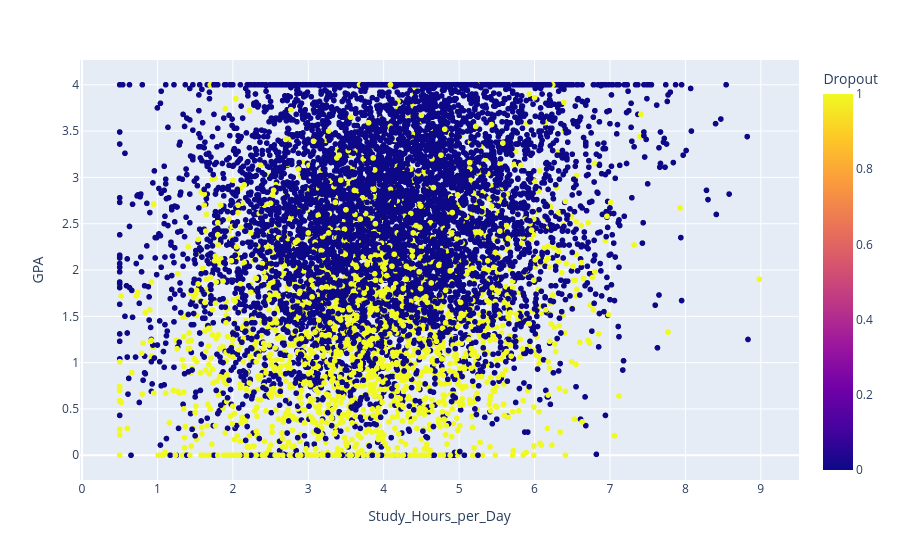
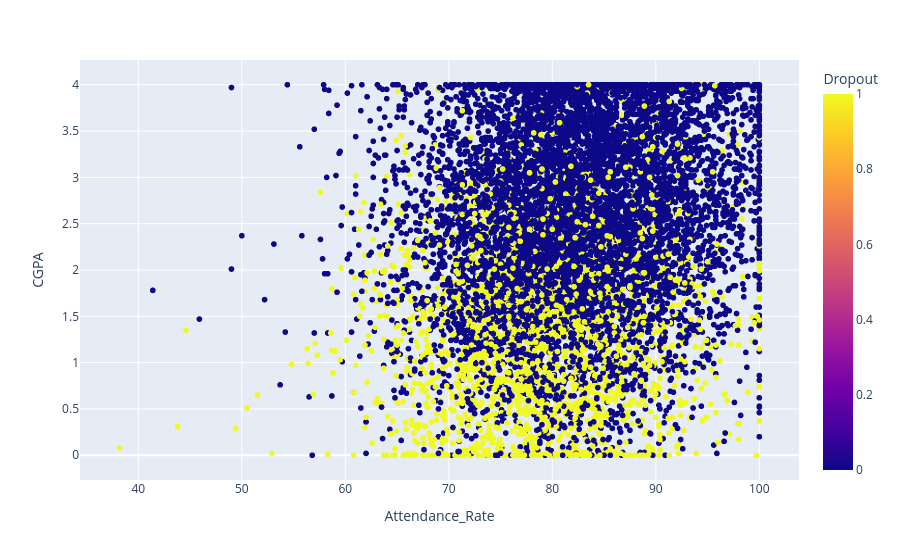
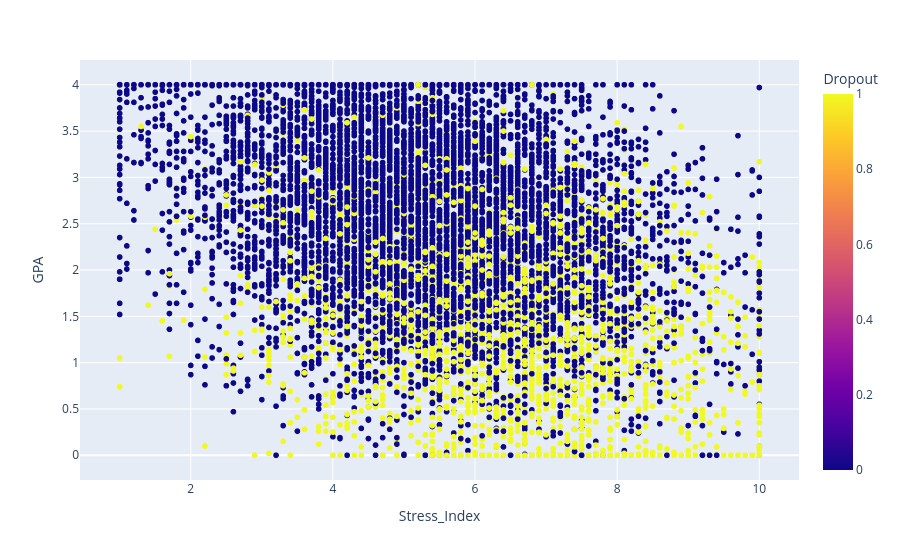
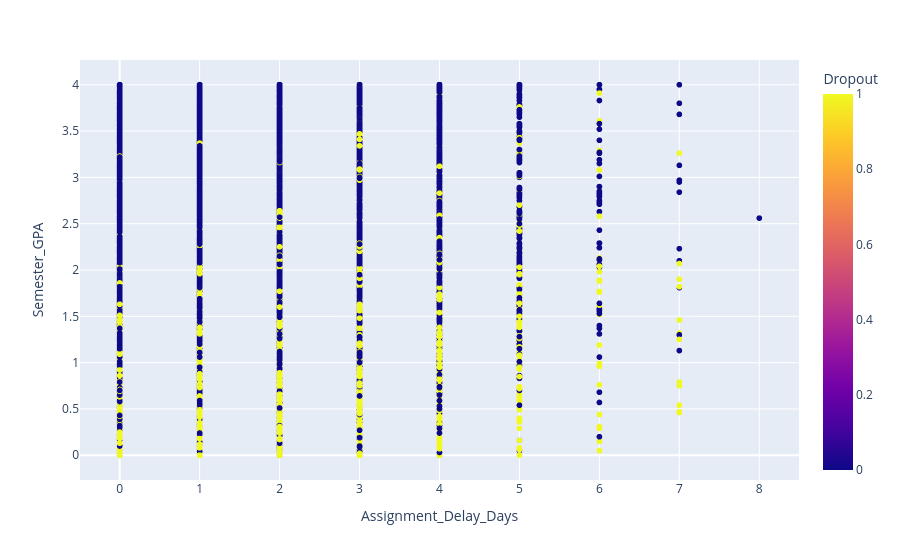

Here is the notebook cell these charts were saved with, in order:
### Markdown cell above
# Explore the dataset

Plot some of the features against each other, including in 3D.

### Code cell
y = df['Dropout']
X_full = df.drop(['Dropout'], axis=1)

# Color-code by a drop out
color_col = 'Dropout'  # alternatives: 'Gender', 'Semester', 'Parental_Education'

for x_axis_data, y_axis_data in [
    ('Study_Hours_per_Day', 'GPA'),
    ('Attendance_Rate', 'CGPA'),
    ('Stress_Index', 'GPA'),
    ('Assignment_Delay_Days', 'Semester_GPA'),
    ('Travel_Time_Minutes', 'Attendance_Rate'),
]:
    px.scatter(
        df,
        x=x_axis_data,
        y=y_axis_data,
        color=color_col
    ).show()

### Figure 1 — Plotly figure (JSON) as saved in the notebook; plotly's stock layout.template omitted (floating-point values rounded to 4 significant figures; data arrays with more than 128 entries replaced by an {"elided": "..."} marker saying what was removed)
{"data": [{"hovertemplate": "Study_Hours_per_Day=%{x}<br>GPA=%{y}<br>Dropout=%{marker.color}<extra></extra>", "legendgroup": "", "marker": {"color": {"elided": "10000 int values"}, "coloraxis": "coloraxis", "symbol": "circle"}, "mode": "markers", "name": "", "showlegend": false, "type": "scattergl", "x": {"elided": "10000 float values"}, "xaxis": "x", "y": {"elided": "10000 float values"}, "yaxis": "y"}], "layout": {"coloraxis": {"colorbar": {"title": {"text": "Dropout"}}, "colorscale": [[0, "#0d0887"], [0.1111, "#46039f"], [0.2222, "#7201a8"], [0.3333, "#9c179e"], [0.4444, "#bd3786"], [0.5556, "#d8576b"], [0.6667, "#ed7953"], [0.7778, "#fb9f3a"], [0.8889, "#fdca26"], [1, "#f0f921"]]}, "legend": {"tracegroupgap": 0}, "margin": {"t": 60}, "xaxis": {"anchor": "y", "domain": [0, 1], "title": {"text": "Study_Hours_per_Day"}}, "yaxis": {"anchor": "x", "domain": [0, 1], "title": {"text": "GPA"}}}}

### Figure 2 — Plotly figure (JSON) as saved in the notebook; plotly's stock layout.template omitted (floating-point values rounded to 4 significant figures; data arrays with more than 128 entries replaced by an {"elided": "..."} marker saying what was removed)
{"data": [{"hovertemplate": "Attendance_Rate=%{x}<br>CGPA=%{y}<br>Dropout=%{marker.color}<extra></extra>", "legendgroup": "", "marker": {"color": {"elided": "10000 int values"}, "coloraxis": "coloraxis", "symbol": "circle"}, "mode": "markers", "name": "", "showlegend": false, "type": "scattergl", "x": {"elided": "10000 float values"}, "xaxis": "x", "y": {"elided": "10000 float values"}, "yaxis": "y"}], "layout": {"coloraxis": {"colorbar": {"title": {"text": "Dropout"}}, "colorscale": [[0, "#0d0887"], [0.1111, "#46039f"], [0.2222, "#7201a8"], [0.3333, "#9c179e"], [0.4444, "#bd3786"], [0.5556, "#d8576b"], [0.6667, "#ed7953"], [0.7778, "#fb9f3a"], [0.8889, "#fdca26"], [1, "#f0f921"]]}, "legend": {"tracegroupgap": 0}, "margin": {"t": 60}, "xaxis": {"anchor": "y", "domain": [0, 1], "title": {"text": "Attendance_Rate"}}, "yaxis": {"anchor": "x", "domain": [0, 1], "title": {"text": "CGPA"}}}}

### Figure 3 — Plotly figure (JSON) as saved in the notebook; plotly's stock layout.template omitted (floating-point values rounded to 4 significant figures; data arrays with more than 128 entries replaced by an {"elided": "..."} marker saying what was removed)
{"data": [{"hovertemplate": "Stress_Index=%{x}<br>GPA=%{y}<br>Dropout=%{marker.color}<extra></extra>", "legendgroup": "", "marker": {"color": {"elided": "10000 int values"}, "coloraxis": "coloraxis", "symbol": "circle"}, "mode": "markers", "name": "", "showlegend": false, "type": "scattergl", "x": {"elided": "10000 float values"}, "xaxis": "x", "y": {"elided": "10000 float values"}, "yaxis": "y"}], "layout": {"coloraxis": {"colorbar": {"title": {"text": "Dropout"}}, "colorscale": [[0, "#0d0887"], [0.1111, "#46039f"], [0.2222, "#7201a8"], [0.3333, "#9c179e"], [0.4444, "#bd3786"], [0.5556, "#d8576b"], [0.6667, "#ed7953"], [0.7778, "#fb9f3a"], [0.8889, "#fdca26"], [1, "#f0f921"]]}, "legend": {"tracegroupgap": 0}, "margin": {"t": 60}, "xaxis": {"anchor": "y", "domain": [0, 1], "title": {"text": "Stress_Index"}}, "yaxis": {"anchor": "x", "domain": [0, 1], "title": {"text": "GPA"}}}}

### Figure 4 — Plotly figure (JSON) as saved in the notebook; plotly's stock layout.template omitted (floating-point values rounded to 4 significant figures; data arrays with more than 128 entries replaced by an {"elided": "..."} marker saying what was removed)
{"data": [{"hovertemplate": "Assignment_Delay_Days=%{x}<br>Semester_GPA=%{y}<br>Dropout=%{marker.color}<extra></extra>", "legendgroup": "", "marker": {"color": {"elided": "10000 int values"}, "coloraxis": "coloraxis", "symbol": "circle"}, "mode": "markers", "name": "", "showlegend": false, "type": "scattergl", "x": {"elided": "10000 int values"}, "xaxis": "x", "y": {"elided": "10000 float values"}, "yaxis": "y"}], "layout": {"coloraxis": {"colorbar": {"title": {"text": "Dropout"}}, "colorscale": [[0, "#0d0887"], [0.1111, "#46039f"], [0.2222, "#7201a8"], [0.3333, "#9c179e"], [0.4444, "#bd3786"], [0.5556, "#d8576b"], [0.6667, "#ed7953"], [0.7778, "#fb9f3a"], [0.8889, "#fdca26"], [1, "#f0f921"]]}, "legend": {"tracegroupgap": 0}, "margin": {"t": 60}, "xaxis": {"anchor": "y", "domain": [0, 1], "title": {"text": "Assignment_Delay_Days"}}, "yaxis": {"anchor": "x", "domain": [0, 1], "title": {"text": "Semester_GPA"}}}}
